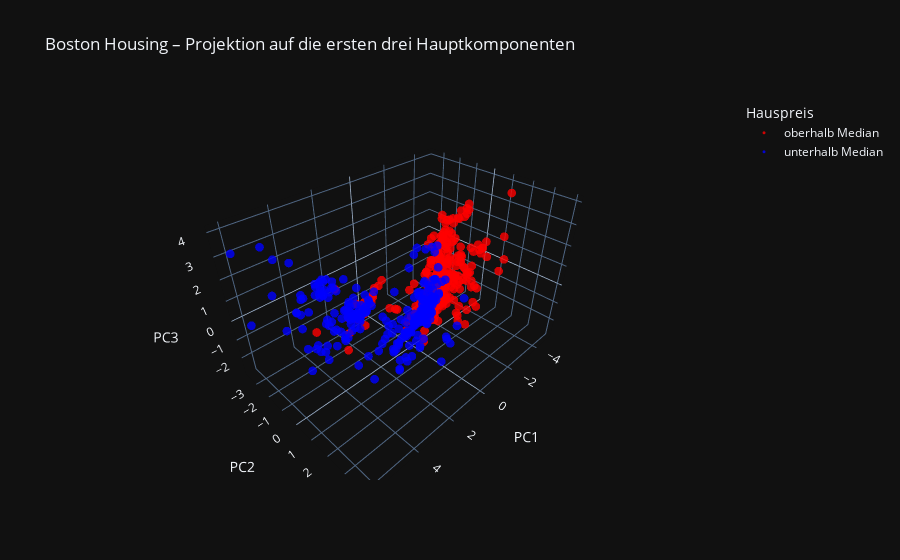

Notebook code for this chart:
### Code cell
# python
fig = px.scatter_3d(
    pc_df,
    x='PC1', y='PC2', z='PC3',
    color='HighPrice',
    color_discrete_map={'oberhalb Median': 'red', 'unterhalb Median': 'blue'},
    hover_data={'TGT': True},
    opacity=0.8,
    title='Boston Housing – Projektion auf die ersten drei Hauptkomponenten'
)

# Punkte kleiner machen (z.B. Größe 3)
fig.update_traces(marker=dict(size=3))

fig.update_layout(legend_title_text='Hauspreis')
fig.show()

### Figure 1 — Plotly figure (JSON) as saved in the notebook; plotly's stock layout.template omitted (floating-point values rounded to 4 significant figures; data arrays with more than 128 entries replaced by an {"elided": "..."} marker saying what was removed)
{"data": [{"customdata": {"elided": "250x1 float values"}, "hovertemplate": "HighPrice=oberhalb Median<br>PC1=%{x}<br>PC2=%{y}<br>PC3=%{z}<br>TGT=%{customdata[0]}<extra></extra>", "legendgroup": "oberhalb Median", "marker": {"color": "red", "opacity": 0.8, "symbol": "circle", "size": 3}, "mode": "markers", "name": "oberhalb Median", "scene": "scene", "showlegend": true, "x": {"elided": "250 float values"}, "y": {"elided": "250 float values"}, "z": {"elided": "250 float values"}, "type": "scatter3d"}, {"customdata": {"elided": "256x1 float values"}, "hovertemplate": "HighPrice=unterhalb Median<br>PC1=%{x}<br>PC2=%{y}<br>PC3=%{z}<br>TGT=%{customdata[0]}<extra></extra>", "legendgroup": "unterhalb Median", "marker": {"color": "blue", "opacity": 0.8, "symbol": "circle", "size": 3}, "mode": "markers", "name": "unterhalb Median", "scene": "scene", "showlegend": true, "x": {"elided": "256 float values"}, "y": {"elided": "256 float values"}, "z": {"elided": "256 float values"}, "type": "scatter3d"}], "layout": {"scene": {"domain": {"x": [0.0, 1.0], "y": [0.0, 1.0]}, "xaxis": {"title": {"text": "PC1"}}, "yaxis": {"title": {"text": "PC2"}}, "zaxis": {"title": {"text": "PC3"}}}, "legend": {"title": {"text": "Hauspreis"}, "tracegroupgap": 0}, "title": {"text": "Boston Housing – Projektion auf die ersten drei Hauptkomponenten"}}}
